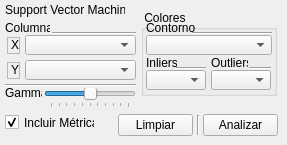
       <widget class="QWidget" name="util_classification_tab">
        <attribute name="title">
         <string notr="true">Clasificación</string>
        </attribute>
        <widget class="Line" name="util_classification_line_1">
         <property name="geometry">
          <rect>
           <x>196</x>
           <y>115</y>
           <width>4</width>
           <height>20</height>
          </rect>
         </property>
         <property name="orientation">
          <enum>Qt::Vertical</enum>
         </property>
        </widget>
        <widget class="QPushButton" name="util_classification_clear_pushButton">
         <property name="geometry">
          <rect>
           <x>118</x>
           <y>114</y>
           <width>75</width>
           <height>22</height>
          </rect>
         </property>
         <property name="text">
          <string notr="true">Limpiar</string>
         </property>
        </widget>
        <widget class="QPushButton" name="util_classification_analyze_pushButton">
         <property name="geometry">
          <rect>
           <x>203</x>
           <y>114</y>
           <width>75</width>
           <height>22</height>
          </rect>
         </property>
         <property name="text">
          <string notr="true">Analizar</string>
         </property>
        </widget>
        <widget class="QCheckBox" name="util_classification_includeMetrics_checkBox">
         <property name="geometry">
          <rect>
           <x>5</x>
           <y>114</y>
           <width>90</width>
           <height>17</height>
          </rect>
         </property>
         <property name="text">
          <string notr="true">Incluir Métricas</string>
         </property>
         <property name="checked">
          <bool>true</bool>
         </property>
        </widget>
        <widget class="QLabel" name="util_classification_X_label">
         <property name="geometry">
          <rect>
           <x>7</x>
           <y>37</y>
           <width>13</width>
           <height>17</height>
          </rect>
         </property>
         <property name="frameShape">
          <enum>QFrame::StyledPanel</enum>
         </property>
         <property name="text">
          <string notr="true">&lt;html&gt;&lt;head/&gt;&lt;body&gt;&lt;p&gt;X&lt;/p&gt;&lt;/body&gt;&lt;/html&gt;</string>
         </property>
        </widget>
        <widget class="QLabel" name="util_classification_label">
         <property name="geometry">
          <rect>
           <x>5</x>
           <y>2</y>
           <width>120</width>
           <height>16</height>
          </rect>
         </property>
         <property name="text">
          <string notr="true">Support Vector Machines</string>
         </property>
        </widget>
        <widget class="QGroupBox" name="util_classification_colors_groupBox">
         <property name="geometry">
          <rect>
           <x>141</x>
           <y>10</y>
           <width>136</width>
           <height>86</height>
          </rect>
         </property>
         <property name="title">
          <string notr="true"> Colores</string>
         </property>
         <widget class="Line" name="util_classification_colors_line_2">
          <property name="geometry">
           <rect>
            <x>35</x>
            <y>56</y>
            <width>30</width>
            <height>4</height>
           </rect>
          </property>
          <property name="orientation">
           <enum>Qt::Horizontal</enum>
          </property>
         </widget>
         <widget class="QLabel" name="util_classification_colorsInlier_label">
          <property name="geometry">
           <rect>
            <x>5</x>
            <y>45</y>
            <width>31</width>
            <height>16</height>
           </rect>
          </property>
          <property name="text">
           <string notr="true">Inliers</string>
          </property>
         </widget>
         <widget class="QComboBox" name="util_classification_colorsContourSelection_comboBox">
          <property name="geometry">
           <rect>
            <x>5</x>
            <y>25</y>
            <width>126</width>
            <height>20</height>
           </rect>
          </property>
          <property name="editable">
           <bool>false</bool>
          </property>
          <property name="currentText">
           <string notr="true"/>
          </property>
         </widget>
         <widget class="Line" name="util_classification_colors_line_3">
          <property name="geometry">
           <rect>
            <x>108</x>
            <y>56</y>
            <width>22</width>
            <height>4</height>
           </rect>
          </property>
          <property name="orientation">
           <enum>Qt::Horizontal</enum>
          </property>
         </widget>
         <widget class="QComboBox" name="util_classification_colorsInlierSelection_comboBox">
          <property name="geometry">
           <rect>
            <x>5</x>
            <y>60</y>
            <width>60</width>
            <height>20</height>
           </rect>
          </property>
          <property name="editable">
           <bool>false</bool>
          </property>
          <property name="currentText">
           <string notr="true"/>
          </property>
         </widget>
         <widget class="QLabel" name="util_classification_colorsOutlier_label">
          <property name="geometry">
           <rect>
            <x>70</x>
            <y>45</y>
            <width>37</width>
            <height>16</height>
           </rect>
          </property>
          <property name="text">
           <string notr="true">Outliers</string>
          </property>
         </widget>
         <widget class="QComboBox" name="util_classification_colorsOutlierSelection_comboBox">
          <property name="geometry">
           <rect>
            <x>70</x>
            <y>60</y>
            <width>60</width>
            <height>20</height>
           </rect>
          </property>
          <property name="editable">
           <bool>false</bool>
          </property>
          <property name="currentText">
           <string notr="true"/>
          </property>
         </widget>
         <widget class="Line" name="util_classification_colors_line_1">
          <property name="geometry">
           <rect>
            <x>51</x>
            <y>21</y>
            <width>80</width>
            <height>4</height>
           </rect>
          </property>
          <property name="orientation">
           <enum>Qt::Horizontal</enum>
          </property>
         </widget>
         <widget class="QLabel" name="util_classification_colorsContour_label">
          <property name="geometry">
           <rect>
            <x>5</x>
            <y>10</y>
            <width>60</width>
            <height>16</height>
           </rect>
          </property>
          <property name="text">
           <string notr="true">Contorno</string>
          </property>
         </widget>
        </widget>
        <widget class="QComboBox" name="util_classification_columnXSelection_comboBox">
         <property name="geometry">
          <rect>
           <x>25</x>
           <y>35</y>
           <width>111</width>
           <height>20</height>
          </rect>
         </property>
         <property name="editable">
          <bool>false</bool>
         </property>
         <property name="currentText">
          <string notr="true"/>
         </property>
        </widget>
        <widget class="QComboBox" name="util_classification_columnYSelection_comboBox">
         <property name="geometry">
          <rect>
           <x>25</x>
           <y>60</y>
           <width>111</width>
           <height>20</height>
          </rect>
         </property>
         <property name="editable">
          <bool>false</bool>
         </property>
         <property name="currentText">
          <string notr="true"/>
         </property>
        </widget>
        <widget class="QLabel" name="util_classification_Y_label">
         <property name="geometry">
          <rect>
           <x>7</x>
           <y>62</y>
           <width>13</width>
           <height>17</height>
          </rect>
         </property>
         <property name="frameShape">
          <enum>QFrame::StyledPanel</enum>
         </property>
         <property name="text">
          <string notr="true">&lt;html&gt;&lt;head/&gt;&lt;body&gt;&lt;p&gt;Y&lt;/p&gt;&lt;/body&gt;&lt;/html&gt;</string>
         </property>
        </widget>
        <widget class="Line" name="util_classification_line_2">
         <property name="geometry">
          <rect>
           <x>52</x>
           <y>31</y>
           <width>84</width>
           <height>4</height>
          </rect>
         </property>
         <property name="orientation">
          <enum>Qt::Horizontal</enum>
         </property>
        </widget>
        <widget class="Line" name="util_classification_line_3">
         <property name="geometry">
          <rect>
           <x>5</x>
           <y>83</y>
           <width>131</width>
           <height>4</height>
          </rect>
         </property>
         <property name="orientation">
          <enum>Qt::Horizontal</enum>
         </property>
        </widget>
        <widget class="QLabel" name="util_classification_columns_label">
         <property name="geometry">
          <rect>
           <x>5</x>
           <y>20</y>
           <width>45</width>
           <height>16</height>
          </rect>
         </property>
         <property name="text">
          <string notr="true">Columnas</string>
         </property>
        </widget>
        <widget class="QLabel" name="util_classification_gamma_label">
         <property name="geometry">
          <rect>
           <x>5</x>
           <y>85</y>
           <width>37</width>
           <height>16</height>
          </rect>
         </property>
         <property name="text">
          <string notr="true">Gamma</string>
         </property>
        </widget>
        <widget class="QSlider" name="util_classification_gamma_horizontalSlider">
         <property name="geometry">
          <rect>
           <x>44</x>
           <y>88</y>
           <width>92</width>
           <height>20</height>
          </rect>
         </property>
         <property name="maximum">
          <number>10</number>
         </property>
         <property name="pageStep">
          <number>1</number>
         </property>
         <property name="value">
          <number>5</number>
         </property>
         <property name="orientation">
          <enum>Qt::Horizontal</enum>
         </property>
         <property name="tickPosition">
          <enum>QSlider::TicksBelow</enum>
         </property>
        </widget>
       </widget>
